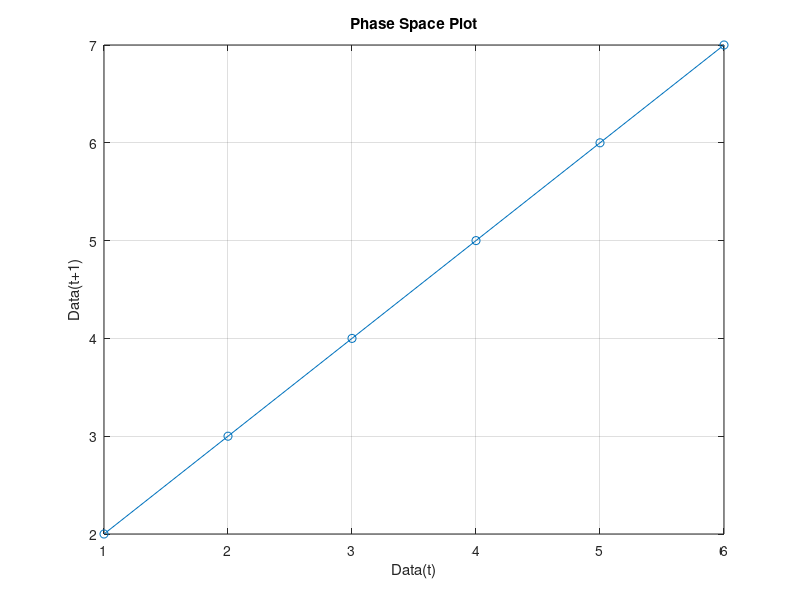

Write the MATLAB code that produced this figure.
% function phaseSpace = buildPhaseSpace(x, t, showPlotBool)
%     showPlotBool=true;
%     x=[1,2,4,8,16];
%     t=[1,2,3,4,5];
%     deriv = diff(x)./diff(t);
%     phaseSpace = [x(1:-2);deriv]
%     if showPlotBool == true
%        plot(phaseSpace(1),phaseSpace(2),"-")
%     end
% end
%% 
x=[1, 2, 1, 8, 4, 32, 64];
t=1:length(x);

data=[x',t'];

% Extract time intervals and data values
sample_rate=100; %samples per second
time = data(:, 1);
%time = 0:length(data)/sample_rate:1/sample_rate
data_values = data(:, 2); 

% Calculate phase space
phase_space = [data_values(1:end-1), data_values(2:end)];

% Plot phase space
figure;
plot(phase_space(:, 1), phase_space(:, 2), '-o');
xlabel('Data(t)');
ylabel('Data(t+1)');
title('Phase Space Plot');
grid on;